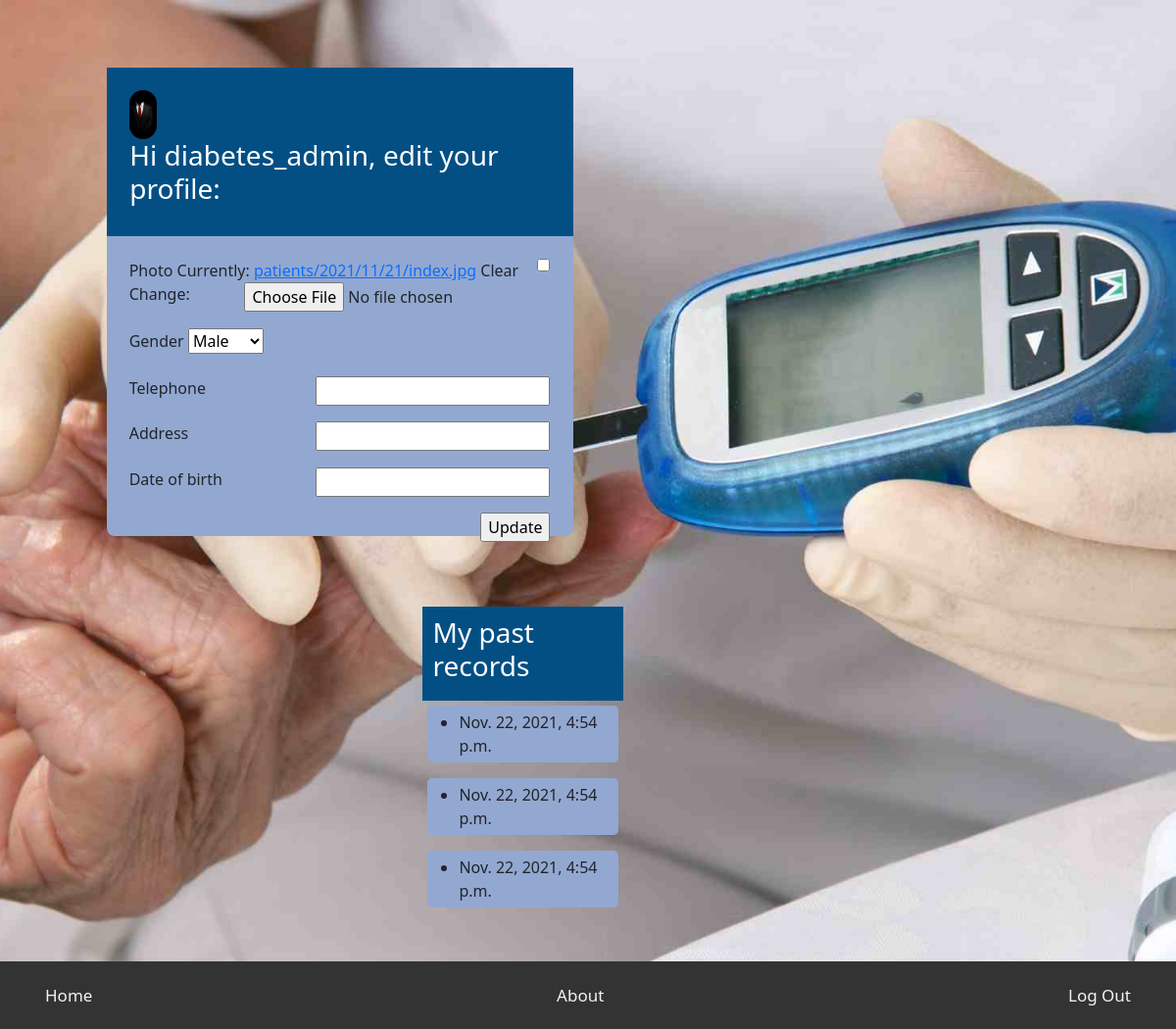
The page /users/profile/ (signed in) on the database its author committed.
### user/models.py (models this page shows, shortened)
class Profile(models.Model):
    user = models.OneToOneField(settings.AUTH_USER_MODEL,
            on_delete=models.CASCADE, related_name='user_profile')
    photo = models.ImageField(upload_to='patients/%Y/%m/%d/', blank=True,
            null=True)
    MALE = 'M'
    FEMALE = 'F'
    GENDER_CHOICES = [
            (MALE,  'Male'),
            (FEMALE, 'Female')
            ]
    gender = models.CharField(max_length=2, choices = GENDER_CHOICES, default=
            MALE, blank=True, null=True)
    telephone = models.CharField(max_length=10, blank=True, null=True)
    address = models.CharField(max_length=10, blank=True, null=True)
    date_of_birth = models.DateField(blank=True, null=True)

### services/models.py (models this page shows, shortened)
class Service(models.Model):
    user=models.ForeignKey(settings.AUTH_USER_MODEL,
            on_delete=models.CASCADE)
    pregnacies =models.DecimalField(max_digits=10, decimal_places=0,
            blank=True, null=True)
    glucose = models.CharField(max_length = 200)
    blood_pressure = models.CharField(max_length = 200)
    skin_thickness = models.CharField(max_length = 200)
    insulin = models.CharField(max_length = 200)
    bmi = models.CharField(max_length = 200)
    diabetes_pedigree = models.CharField(max_length = 200)
    age = models.DecimalField(max_digits=3, decimal_places=0)
    created = models.DateTimeField(auto_now_add=True)

### user/views.py (the view)
# urls.py: path('profile/', views.edit, name='edit')
@login_required()
def edit(request):
    username = request.user.username
    user = User.objects.get(username=username)
    current_profile = Profile.objects.get( user=user)
    service = Service.objects.all()
    services = service.filter(user=user)
    if request.method=='POST':
        edit_form = ProfileEditForm(instance=current_profile,
                data=request.POST, files=request.FILES)
        if edit_form.is_valid():
            edit_form.save()
    else:
        edit_form = ProfileEditForm(instance=current_profile)
    return render(request, 'account/profile.html',{'edit_form':edit_form, 'services':services})

### user/forms.py
class ProfileEditForm(forms.ModelForm):
    class Meta:
        model = Profile
        fields = ('photo', 'gender', 'telephone', 'address', 'date_of_birth')
        GENDER_CHOICES = [
                ('M', 'Male'),
                ('F', 'Female'),
          ]
        gender = forms.ChoiceField(label="gender", choices = GENDER_CHOICES, widget=forms.RadioSelect(attrs={
        'type':"password",
         "required":"True" })),
        telephone = CharField(label="telephone", widget=forms.TextInput(attrs={
            'type':"tel","minlength":"10",
            "autocomplete":"off",
            "required":"True"
            })),
        address = CharField(label="address", widget=forms.TextInput(attrs={
            'type':"text","minlength":"4",
            "autocomplete":"off",
            "required":"True" })),
        date_of_birth = forms.DateField(label="date_of_birth",  widget=forms.NumberInput(attrs={
           'type':"date",
           "required":"True"
  }))

### user/templates/account/profile.html (shortened to what this page needs)
{% extends 'base2.html' %}
{% block content %}
{% load static %}
<div id="questions" class="">
  <div class="left">
        <form id=" questions_form" name="questions_form" method="post" enctype="multipart/form-data">
            <div class="header">
              <img class="profile_pic" src="{% if request.user.user_profile.photo %}{{request.user.user_profile.photo.url }}{% else %}{% static "img/no_image.png" %}{% endif %}" alt="John Doe">
              <h3>Hi {{ request.user.username }}, edit your profile:</h3>
            </div>
            <div class="">
                <div>
                  <label for="">Photo</label>
                    {{ edit_form.photo }}
                </div>
                <div>
                  <label for="">Gender</label>
                    {{ edit_form.gender }}
                </div>
                <div>
                  <label for="">Telephone</label>
                    {{ edit_form.telephone }}
                </div>
                <div>
                  <label for="">Address</label>
                    {{ edit_form.address }}
                </div>
                <div>
                  <label for="">Date of birth</label>
                    {{ edit_form.date_of_birth }}
                </div>
              <div>
               <input type="submit" value="Update">
               </div>
            </div>
        </form>
        </div>
        <div class="right">
        <div id="questions_form">
          <div class="header">
            <h3>My past records</h3>
           </div>
           <div class="">
             {% for s in services %}
             <ul>
               <li>{{ s.created }}</li>
            </ul>
            {% endfor %}
            </div>
          </div>
    </div>
    </div>
    <div class="navbar">
      <a href="{% url "user:dashboard" %}">Home</a>
        <a href="{% url "user:about" %}">About</a>
        <a href="{% url "user:logout" %}">Log Out</a>
    </div>
    {% endblock content %}

### static/css/base.css (style rules this page uses)
body, html { height: 100%; height: 100%; background-position: center; background-repeat: no-repeat; background-size: cover; }
input { float: right; }
.header { padding: 5%; color: #fff; background-color: #034f84; width: 100%; }
form { max-width: 500px; background: #92a8d1; margin: 10px auto; border-radius: 8px; background-position: center; background-repeat: no-repeat; background-size: cover; }
div { padding: 2.5%; }
body { margin: 0; font-family: Arial, Helvetica, sans-serif; }
.navbar { overflow: hidden; background-color: #333; width: 100%; position: sticky; top: 0; }
.navbar a { float: left; display: block; color: #f2f2f2; text-align: center; padding: 14px 16px; text-decoration: none; font-size: 17px; }
.profile_pic { height: 50px; border-radius:55px; }
.left { float:left; margin-left:50px; }
.right { float:right; margin-right:500px; }
ul { background-color: #92a8d1; border-radius: 5px; padding:5px; }

### rows shown on the page
Profile: gender "Male"
Service: created "Nov. 22, 2021, 4:54 p.m."
Service: created "Nov. 22, 2021, 4:54 p.m."
Service: created "Nov. 22, 2021, 4:54 p.m."

### other values the page prints
{{ request.user.username }} "diabetes_admin"
